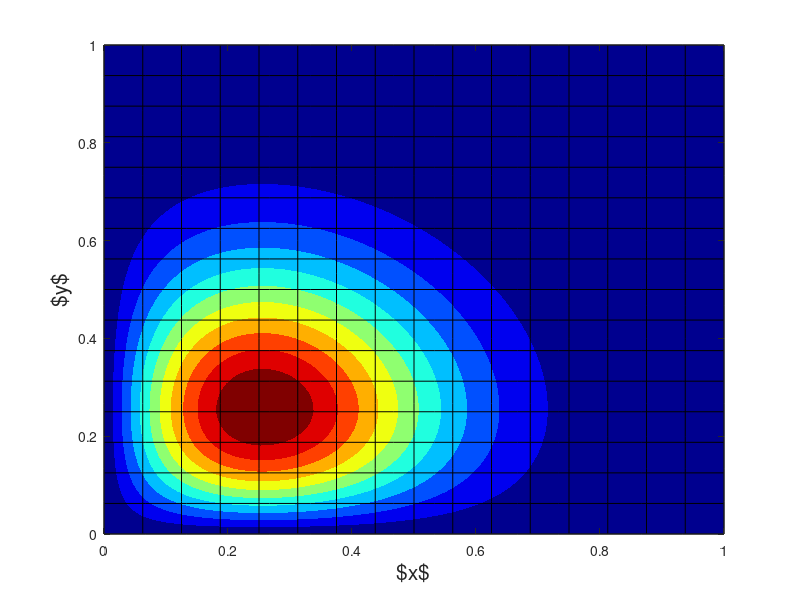
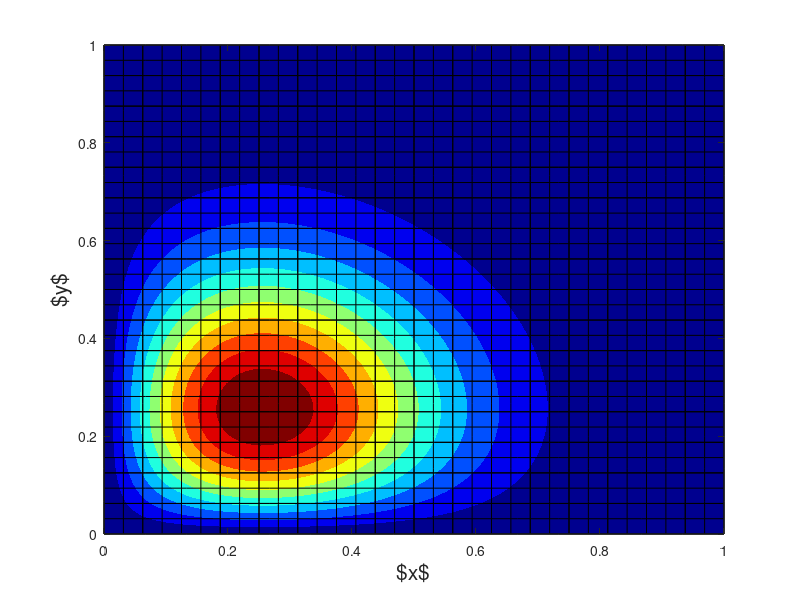
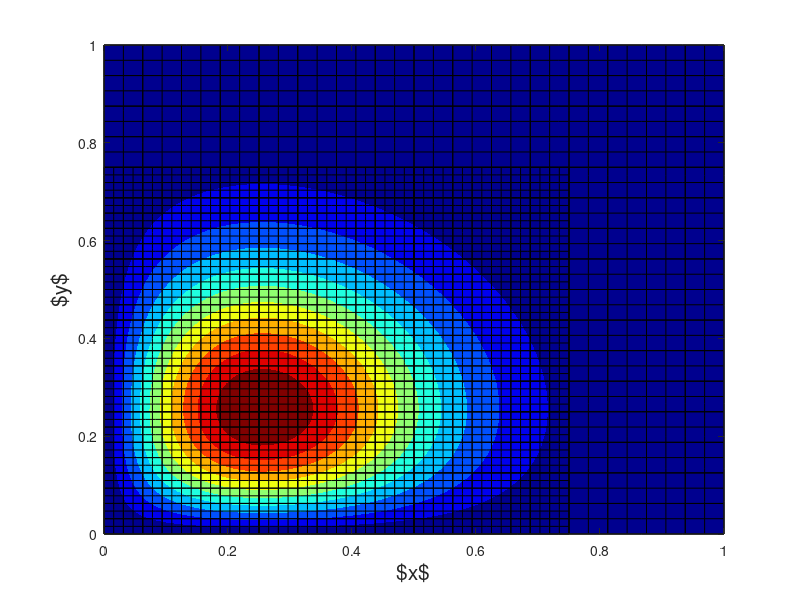
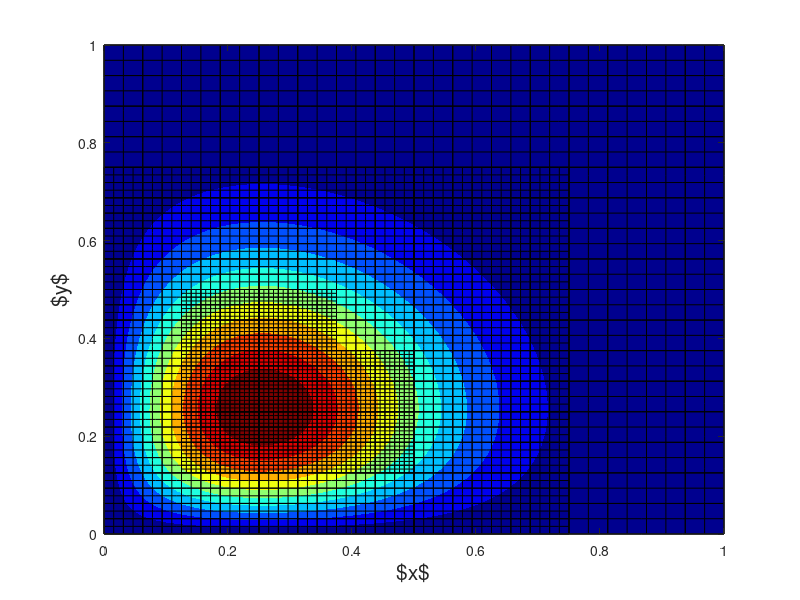

Reproduce these figures in MATLAB, in order.
clc, clear all, clf

% number of points per direction
n = 128;

% grid
x = linspace(0,1,n);
[X,Y] = meshgrid(x,x);

% compute function
F = exp(-7.5*(X.^2+Y.^2)) .* sin(X) .* sin(Y);

% plot function
figure(1)
[C,h] = contourf(X,Y,F); hold on;
set(h,'LineColor','none');
colormap('jet');

% blocksize
bs = 16;

% overlay AMR block 1
for i = 0:bs
    plot( linspace(0,1,16), i/bs * ones(1,16), 'k', 'linewidth', 0.5 );
    plot( i/bs * ones(1,16), linspace(0,1,16) , 'k', 'linewidth', 0.5 );
end
set(0,'defaulttextinterpreter','latex');
xlabel('$x$','fontsize',15);
ylabel('$y$','fontsize',15);
print(figure(1),'amr1','-dpng','-r400');

% overlay AMR level 2 blocks
for i = 0:2*bs
    plot( linspace(0,1,16), i/(2*bs) * ones(1,16), 'k', 'linewidth', 0.5 );
    plot( i/(2*bs) * ones(1,16), linspace(0,1,16) , 'k', 'linewidth', 0.5 );
end
print(figure(1),'amr2','-dpng','-r400');

% overlay third AMR level blocks
for i = 0:bs
    plot( linspace(0.25,0.5,16), (0.25+i/(4*bs)) * ones(1,16), 'k', 'linewidth', 0.5 );
    plot( (0.25+i/(4*bs)) * ones(1,16), linspace(0.25,0.5,16) , 'k', 'linewidth', 0.5 );
end
for i = 0:bs
    plot( linspace(0,0.25,16), (0.5+i/(4*bs)) * ones(1,16), 'k', 'linewidth', 0.5 );
    plot( (0+i/(4*bs)) * ones(1,16), linspace(0.5,0.75,16) , 'k', 'linewidth', 0.5 );
end
for i = 0:bs
    plot( linspace(0,0.25,16), (0.25+i/(4*bs)) * ones(1,16), 'k', 'linewidth', 0.5 );
    plot( (0+i/(4*bs)) * ones(1,16), linspace(0.25,0.5,16) , 'k', 'linewidth', 0.5 );
end
for i = 0:bs
    plot( linspace(0,0.25,16), (0+i/(4*bs)) * ones(1,16), 'k', 'linewidth', 0.5 );
    plot( (0+i/(4*bs)) * ones(1,16), linspace(0,0.25,16) , 'k', 'linewidth', 0.5 );
end
for i = 0:bs
    plot( linspace(0.25,0.5,16), (0+i/(4*bs)) * ones(1,16), 'k', 'linewidth', 0.5 );
    plot( (0.25+i/(4*bs)) * ones(1,16), linspace(0,0.25,16) , 'k', 'linewidth', 0.5 );
end
for i = 0:bs
    plot( linspace(0.25,0.5,16), (0.5+i/(4*bs)) * ones(1,16), 'k', 'linewidth', 0.5 );
    plot( (0.25+i/(4*bs)) * ones(1,16), linspace(0.5,0.75,16) , 'k', 'linewidth', 0.5 );
end
for i = 0:bs
    plot( linspace(0.5,0.75,16), (0.5+i/(4*bs)) * ones(1,16), 'k', 'linewidth', 0.5 );
    plot( (0.5+i/(4*bs)) * ones(1,16), linspace(0.5,0.75,16) , 'k', 'linewidth', 0.5 );
end
for i = 0:bs
    plot( linspace(0.5,0.75,16), (0.25+i/(4*bs)) * ones(1,16), 'k', 'linewidth', 0.5 );
    plot( (0.5+i/(4*bs)) * ones(1,16), linspace(0.25,0.5,16) , 'k', 'linewidth', 0.5 );
end
for i = 0:bs
    plot( linspace(0.5,0.75,16), (0+i/(4*bs)) * ones(1,16), 'k', 'linewidth', 0.5 );
    plot( (0.5+i/(4*bs)) * ones(1,16), linspace(0,0.25,16) , 'k', 'linewidth', 0.5 );
end
print(figure(1),'amr3','-dpng','-r400');

% final amr level
for i = 0:bs
    plot( linspace(0.25,0.375,16), (0.25+i/(8*bs)) * ones(1,16), 'k', 'linewidth', 0.5 );
    plot( (0.25+i/(8*bs)) * ones(1,16), linspace(0.25,0.375,16) , 'k', 'linewidth', 0.5 );
end
for i = 0:bs
    plot( linspace(0.125,0.25,16), (0.25+i/(8*bs)) * ones(1,16), 'k', 'linewidth', 0.5 );
    plot( (0.125+i/(8*bs)) * ones(1,16), linspace(0.25,0.375,16) , 'k', 'linewidth', 0.5 );
end
for i = 0:bs
    plot( linspace(0.125,0.25,16), (0.125+i/(8*bs)) * ones(1,16), 'k', 'linewidth', 0.5 );
    plot( (0.125+i/(8*bs)) * ones(1,16), linspace(0.125,0.25,16) , 'k', 'linewidth', 0.5 );
end
for i = 0:bs
    plot( linspace(0.25,0.375,16), (0.125+i/(8*bs)) * ones(1,16), 'k', 'linewidth', 0.5 );
    plot( (0.25+i/(8*bs)) * ones(1,16), linspace(0.125,0.25,16) , 'k', 'linewidth', 0.5 );
end
for i = 0:bs
    plot( linspace(0.375,0.5,16), (0.125+i/(8*bs)) * ones(1,16), 'k', 'linewidth', 0.5 );
    plot( (0.375+i/(8*bs)) * ones(1,16), linspace(0.125,0.25,16) , 'k', 'linewidth', 0.5 );
end
for i = 0:bs
    plot( linspace(0.375,0.5,16), (0.25+i/(8*bs)) * ones(1,16), 'k', 'linewidth', 0.5 );
    plot( (0.375+i/(8*bs)) * ones(1,16), linspace(0.25,0.375,16) , 'k', 'linewidth', 0.5 );
end
for i = 0:bs
    plot( linspace(0.25,0.375,16), (0.375+i/(8*bs)) * ones(1,16), 'k', 'linewidth', 0.5 );
    plot( (0.25+i/(8*bs)) * ones(1,16), linspace(0.375,0.5,16) , 'k', 'linewidth', 0.5 );
end
for i = 0:bs
    plot( linspace(0.125,0.25,16), (0.375+i/(8*bs)) * ones(1,16), 'k', 'linewidth', 0.5 );
    plot( (0.125+i/(8*bs)) * ones(1,16), linspace(0.375,0.5,16) , 'k', 'linewidth', 0.5 );
end
print(figure(1),'amr4','-dpng','-r400');
